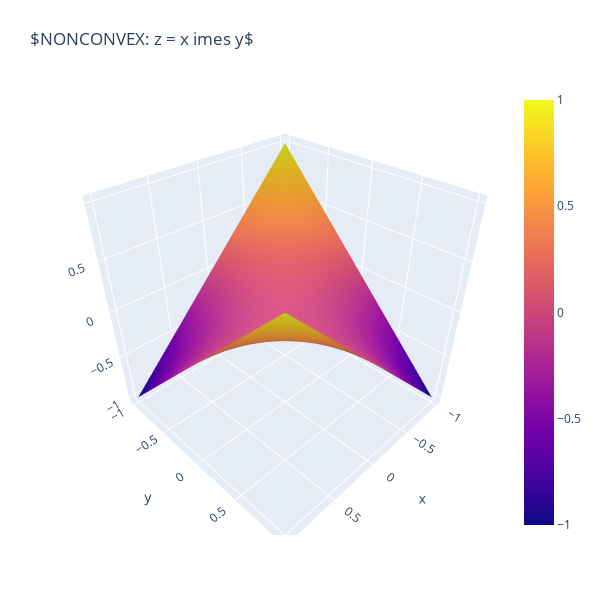

The notebook cell this image was saved under:
### Code cell
fig = go.Figure(data=[go.Surface(z=z, x=u, y=v)])

fig.update_layout(title="$NONCONVEX: z = x \times y$", autosize=False,
                  width=600, height=600,
                  margin=dict(l=65, r=50, b=65, t=90))

fig.show()

### Figure 1 — Plotly figure (JSON) as saved in the notebook; plotly's stock layout.template omitted (floating-point values rounded to 4 significant figures; data arrays with more than 128 entries replaced by an {"elided": "..."} marker saying what was removed)
{"data": [{"type": "surface", "x": {"elided": "100x100 float values"}, "y": {"elided": "100x100 float values"}, "z": {"elided": "100x100 float values"}}], "layout": {"autosize": false, "height": 600, "margin": {"b": 65, "l": 65, "r": 50, "t": 90}, "title": {"text": "$NONCONVEX: z = x\times y$"}, "width": 600}}
